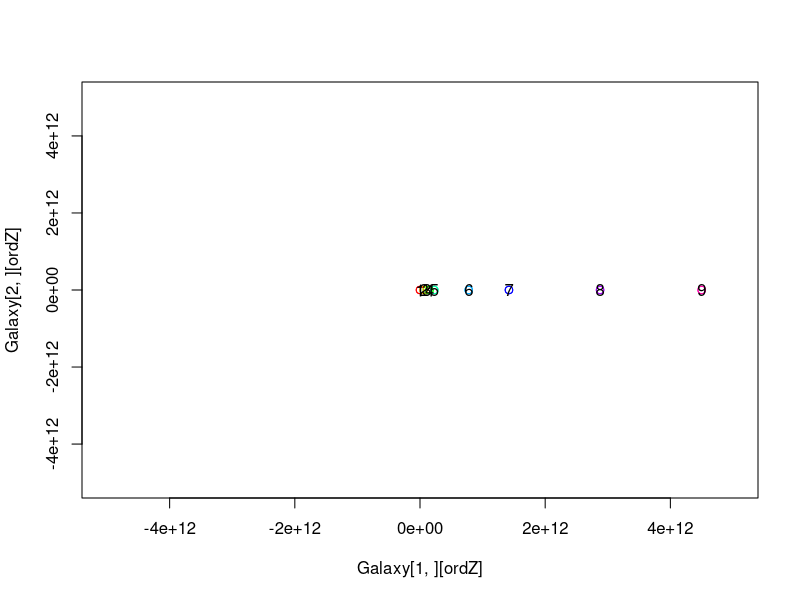

Generate this figure with R: (Note: this script raises an error after producing the figure.)
# Galaxy 2
# ajuster les masses et constantes de calcul pour simuler le vrai système solaire
# passer en 3D ?

dTime <- 3600*24#*10	# pas de temps
tmax <- 20*365*24*3600#*165	# temps max de simulation
mix <- TRUE		# tracer le spoints ou pas à partir d'un certain temps
ttrace <- 5	# temps à partir duquel on trace les points
imax <- tmax/dTime
itrace <- imax*ttrace/tmax


# Galaxy
Spacedim=3
x.lim <- c(-5000000000000,5000000000000)
y.lim <- x.lim

G <- 6.6742*10^(-11)

Nstars <- 9
masse <- rep(1,Nstars)
sun <- c(1)
masse[sun] <- 2*10^30
masse[2:Nstars] <- c(
330*10^21, 
4.9*10^24, 
6*10^24, 
342*10^21, 
1.89*10^27, 
568*10^24, 
86.8*10^24, 
102*10^24
)

# masse[3] <- 500
pchsun <- rep(1,Nstars)
pchsun[sun] <- 3
pchsun2d <- pchsun
pchsun2d[which(pchsun2d==1)] <- 19

Galaxy <- array(NA, dim=c(Spacedim*2,Nstars))
# > Galaxy

# version 2D
#	   star1 star2 star3 ... jusqu'à Nstars étoiles
     # [,1] [,2] [,3]
# [1,]   NA   NA   NA	X	position en x
# [2,]   NA   NA   NA	Y	position en Y
# [3,]   NA   NA   NA	Fx	composante en X de la vitesse de l'étoile
# [4,]   NA   NA   NA	Fy	composante en Y de la vitesse de l'étoile
#	   star1 star2 star3

# version 3D
#	   star1 star2 star3 ... jusqu'à Nstars étoiles
     # [,1] [,2] [,3] 
# [1,]   NA   NA   NA	X	position en x
# [2,]   NA   NA   NA	Y	position en Y
# [3,]   NA   NA   NA	Y	position en Z
# [4,]   NA   NA   NA	Fx	composante en X de la vitesse de l'étoile
# [5,]   NA   NA   NA	Fy	composante en Y de la vitesse de l'étoile
# [6,]   NA   NA   NA	Fz	composante en Z de la vitesse de l'étoile


# assignation d'une position arbitraire, et d'une vitesse aléatoire dans une direction aléatoire, dans l'espace R^Ndim
for(star in 1:length(Galaxy[1,])){
	
	Galaxy[c(1:Spacedim),star] <- c(rnorm(Spacedim, 0,x.lim[2]/4))# c(star*10,rep(0,Spacedim-1))# c(runif(Spacedim, x.lim[1],x.lim[2]))
	Galaxy[c(I(Spacedim+1):I(Spacedim*2)),star] <- c(rnorm(Spacedim,0,200))# rnorm(2,0,500)	# c(0,0)#c(runif(2, -1,1))
	
}
#soleil n°1 au centre
Galaxy[1:Spacedim,1] <- rep(0,Spacedim)
# soleils dans le plan z=0
Galaxy[3,sun] <- 0


# position initiale sur l'axe x
Galaxy[1:3,2] <- c(58000000000,0,0)# rnorm(Nstars-1,0,100)	# runif(Nstars-1,-300,300)
Galaxy[1:3,3] <- c(108000000000,0,0)# rnorm(Nstars-1,0,100)	# runif(Nstars-1,-300,300)
Galaxy[1:3,4] <- c(150000000000,0,0)# rnorm(Nstars-1,0,100)	# runif(Nstars-1,-300,300)
Galaxy[1:3,5] <- c(228000000000,0,0)# rnorm(Nstars-1,0,100)	# runif(Nstars-1,-300,300)
Galaxy[1:3,6] <- c(778000000000,0,0)# rnorm(Nstars-1,0,100)	# runif(Nstars-1,-300,300)
Galaxy[1:3,7] <- c(1421000000000,0,0)# rnorm(Nstars-1,0,100)	# runif(Nstars-1,-300,300)
Galaxy[1:3,8] <- c(2877000000000,0,0)# rnorm(Nstars-1,0,100)	# runif(Nstars-1,-300,300)
Galaxy[1:3,9] <- c(4500000000000,0,0)# rnorm(Nstars-1,0,100)	# runif(Nstars-1,-300,300)


# vitesse initiale des planetes non nulle
# for(i in 2:9){
	# Galaxy[4:6,i] <- c(0,I(100000*runif(1,0,1)),I(200*(runif(1,0,1)-0.5)))
	# Galaxy[4:6,i] <- c(-1000,15000,0)
# }
Galaxy[4:6,2] <- c(0,40000,0)# rnorm(Nstars-1,0,100)	# runif(Nstars-1,-300,300)
Galaxy[4:6,3] <- c(0,35000,0)# rnorm(Nstars-1,0,100)	# runif(Nstars-1,-300,300)
Galaxy[4:6,4] <- c(0,30000,0)# rnorm(Nstars-1,0,100)	# runif(Nstars-1,-300,300)
Galaxy[4:6,5] <- c(0,22000,0)# rnorm(Nstars-1,0,100)	# runif(Nstars-1,-300,300)
Galaxy[4:6,6] <- c(0,12400,0)# rnorm(Nstars-1,0,100)	# runif(Nstars-1,-300,300)
Galaxy[4:6,7] <- c(0,9000,0)# rnorm(Nstars-1,0,100)	# runif(Nstars-1,-300,300)
Galaxy[4:6,8] <- c(0,6500,0)# rnorm(Nstars-1,0,100)	# runif(Nstars-1,-300,300)
Galaxy[4:6,9] <- c(0,5300,0)# rnorm(Nstars-1,0,100)	# runif(Nstars-1,-300,300)

# 2 dim case
if(Spacedim==2){

plot(Galaxy[2,]~Galaxy[1,], xlim=x.lim,ylim=y.lim, col=rainbow(Nstars)[1:length(Galaxy[1,])], pch=1)

points(Galaxy[2,]~Galaxy[1,], col=rainbow(Nstars)[1:length(Galaxy[1,])], pch=1)
text(Galaxy[2,]~Galaxy[1,], labels=c(1:Nstars))
}

# 3 dim case
if(Spacedim==3){
ordZ <- order(Galaxy[3,])
plot(Galaxy[2,][ordZ]~Galaxy[1,][ordZ], xlim=x.lim,ylim=y.lim, col=rainbow(Nstars)[1:length(Galaxy[1,])][ordZ], pch=1, cex=sqrt(exp(Galaxy[3,]))[ordZ])

points(Galaxy[2,][ordZ]~Galaxy[1,][ordZ], col=rainbow(Nstars)[1:length(Galaxy[1,])][ordZ], pch=1, cex=sqrt(exp(Galaxy[3,]))[ordZ])
text(Galaxy[2,]~Galaxy[1,], labels=c(1:Nstars))

}

# arrows(x0,y0,x1,y1)
# arrows(Galaxy[1,],Galaxy[2,],Galaxy[1,]+Galaxy[3,]/10,Galaxy[2,]+Galaxy[4,]/10)

# fonction "déplacement des étoiles dans la galaxie"
moveGalaxy <- function(m,Dimension,dT){
	nstars <- length(m[1,])
	for(i in 1:Spacedim){
		m[i,c(1:nstars)[-sun]] <- m[i,c(1:nstars)[-sun]]+m[i+Dimension,c(1:nstars)[-sun]]*dT
	}
	# for(Dim in 1:Dimension){
		# m <- m[,which(abs(m[Dim,])<x.lim[2])]
	# }
	return(m)
	
}

# Galaxy <- moveGalaxy(Galaxy,Spacedim,dTime)
# points(Galaxy[2,]~Galaxy[1,], col=rainbow(Nstars)[1:length(Galaxy[1,])], pch=1)

# fonction "action de la gravité sur la vitesse des étoiles"
Gravity <- function(m,Dimension,dT){
	
	# G <- 1	# gravité
	
	nstars <- length(m[1,])
	
	# calculer la nouvelle vitesse de chaque étoile, en prenant en compte l'effet de toutes les autres étoiles
	for(stari in 1:nstars){
		#print(m)
		for(axe in 1:Dimension){
		
			accel <- 0
			
			for(starj in c(1:nstars)[-stari]){
				#print(paste(starj,"-",stari,": axe",axe))
				
				# distance entre l'étoile i et la j
				ijdist <- sqrt(sum( (m[c(1:Dimension),starj]-m[c(1:Dimension),stari])^2 ))
				# print(ijdist)
				# vecteur unitaire dirigé de l'étoile i vers la j, projeté sur l'axe
				axeunit <- (m[axe,starj]-m[axe,stari])/ijdist
				# print(axeunit)
				# calcul de la nouvelle accélération, prenant en compte l'étoile j
				accel <- accel + G*masse[starj]*axeunit/(ijdist^2)
				# print(accel)
			}
			# calcul de la nouvelle vitesse selon l'axe
			m[axe+Dimension,stari] <- m[axe+Dimension,stari]+I(accel*dT)
			
		}
		
	}
	#print(m)
	return(m)
}

# Gravity(Galaxy,Spacedim,dTime)

# graphic
dTime2 <- dTime
for(i in 1:imax){
	Galaxy <- Gravity(Galaxy,Spacedim,dTime2)
	Galaxy <- moveGalaxy(Galaxy,Spacedim,dTime2)
	Nstars2 <- length(Galaxy[1,])
	dTime2 <- dTime*sqrt(Nstars2)


	# points(Galaxy[2,]~Galaxy[1,], col=rainbow(Nstars2)[1:length(Galaxy[1,])], pch=1)
	# plot(Galaxy[2,]~Galaxy[1,], xlimxlim=x.lim,ylim=y.lim, col=rainbow(Nstars2)[1:length(Galaxy[1,])], pch=19)

	# 2 dim case
	if(Spacedim==2 & !mix){
		plot(Galaxy[2,]~Galaxy[1,], xlim=x.lim,ylim=y.lim, col=rainbow(Nstars2)[1:length(Galaxy[1,])], pch=pchsun2d)
		# points(Galaxy[2,]~Galaxy[1,], col=rainbow(Nstars2)[1:length(Galaxy[1,])], pch=pchsun)
	}

	# 3 dim case
	if(Spacedim==3){
		ordZ <- order(Galaxy[3,])
		# plot(Galaxy[2,][ordZ]~Galaxy[1,][ordZ], xlim=x.lim,ylim=y.lim, col=rainbow(Nstars2)[1:length(Galaxy[1,])][ordZ], pch=pchsun[ordZ], cex=(sqrt(log(Galaxy[3,])))[ordZ])
		# plot(Galaxy[2,][ordZ]~Galaxy[1,][ordZ], xlim=x.lim,ylim=y.lim, col=rainbow(Nstars2)[1:length(Galaxy[1,])][ordZ], pch=pchsun[ordZ], cex=1)
		# ordz <- ordZ[length(ordZ):1]
		# points(Galaxy[2,][ordz]~Galaxy[1,][ordz], col=rainbow(Nstars2)[1:length(Galaxy[1,])][ordz], pch=1, cex=(exp(Galaxy[3,])^.02)[ordz])
		points(Galaxy[2,][ordz]~Galaxy[1,][ordz], col=rainbow(Nstars2)[1:length(Galaxy[1,])][ordz], pch=1, cex=0.1)
	}

	# 2 dim case + tracer les points en cours de route
	if(Spacedim==2 & mix){
	if(i<itrace){
		plot(Galaxy[2,]~Galaxy[1,], xlim=x.lim,ylim=y.lim, col=rainbow(Nstars2)[1:length(Galaxy[1,])], pch=pchsun)
	}else{
		points(Galaxy[2,]~Galaxy[1,], col=rainbow(Nstars2)[1:length(Galaxy[1,])], pch=pchsun)
	}
	}

	print(round(i/imax,5))
}


